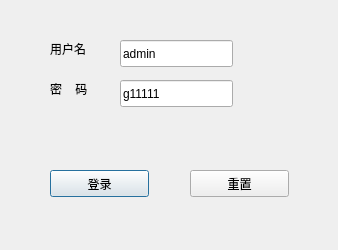
<?xml version="1.0" encoding="UTF-8"?>
<ui version="4.0">
 <class>Dialoglogin</class>
 <widget class="QDialog" name="Dialoglogin">
  <property name="geometry">
   <rect>
    <x>0</x>
    <y>0</y>
    <width>338</width>
    <height>250</height>
   </rect>
  </property>
  <property name="windowTitle">
   <string>登录</string>
  </property>
  <widget class="QLabel" name="label">
   <property name="geometry">
    <rect>
     <x>50</x>
     <y>40</y>
     <width>67</width>
     <height>17</height>
    </rect>
   </property>
   <property name="text">
    <string>用户名</string>
   </property>
  </widget>
  <widget class="QLineEdit" name="lineEdit">
   <property name="geometry">
    <rect>
     <x>120</x>
     <y>40</y>
     <width>113</width>
     <height>27</height>
    </rect>
   </property>
   <property name="text">
    <string>admin</string>
   </property>
  </widget>
  <widget class="QLineEdit" name="lineEdit_2">
   <property name="geometry">
    <rect>
     <x>120</x>
     <y>80</y>
     <width>113</width>
     <height>27</height>
    </rect>
   </property>
   <property name="text">
    <string>g11111</string>
   </property>
  </widget>
  <widget class="QLabel" name="label_2">
   <property name="geometry">
    <rect>
     <x>50</x>
     <y>80</y>
     <width>67</width>
     <height>17</height>
    </rect>
   </property>
   <property name="text">
    <string>密    码</string>
   </property>
  </widget>
  <widget class="QPushButton" name="pblogin">
   <property name="geometry">
    <rect>
     <x>50</x>
     <y>170</y>
     <width>99</width>
     <height>27</height>
    </rect>
   </property>
   <property name="text">
    <string>登录</string>
   </property>
  </widget>
  <widget class="QPushButton" name="pushButton_2">
   <property name="geometry">
    <rect>
     <x>190</x>
     <y>170</y>
     <width>99</width>
     <height>27</height>
    </rect>
   </property>
   <property name="text">
    <string>重置</string>
   </property>
  </widget>
 </widget>
 <resources/>
 <connections/>
</ui>
